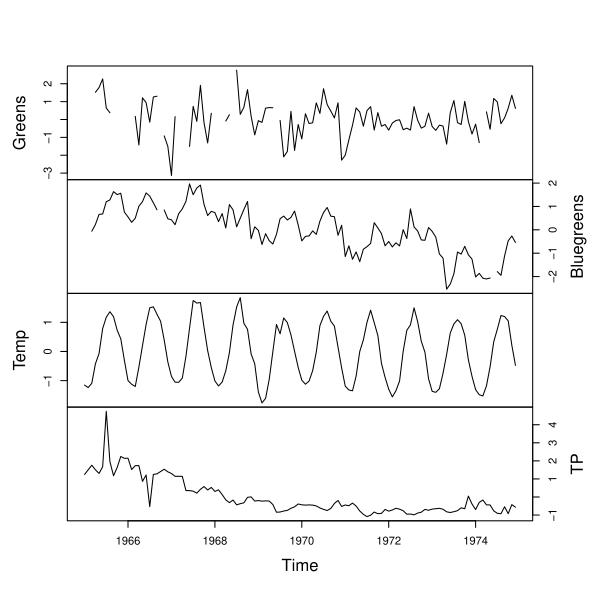

Here is the R script that generated this plot:
###################################################
### code chunk number 5: Covar_sec2_3_plot-dat
###################################################
LWA <- ts(cbind(Year = fulldat[years, "Year"], t(dat), t(covariates)), start = c(1965, 1), end = c(1974, 12), freq = 12)
plot.ts(LWA[, c("Greens", "Bluegreens", "Temp", "TP")], main = "", yax.flip = TRUE)
